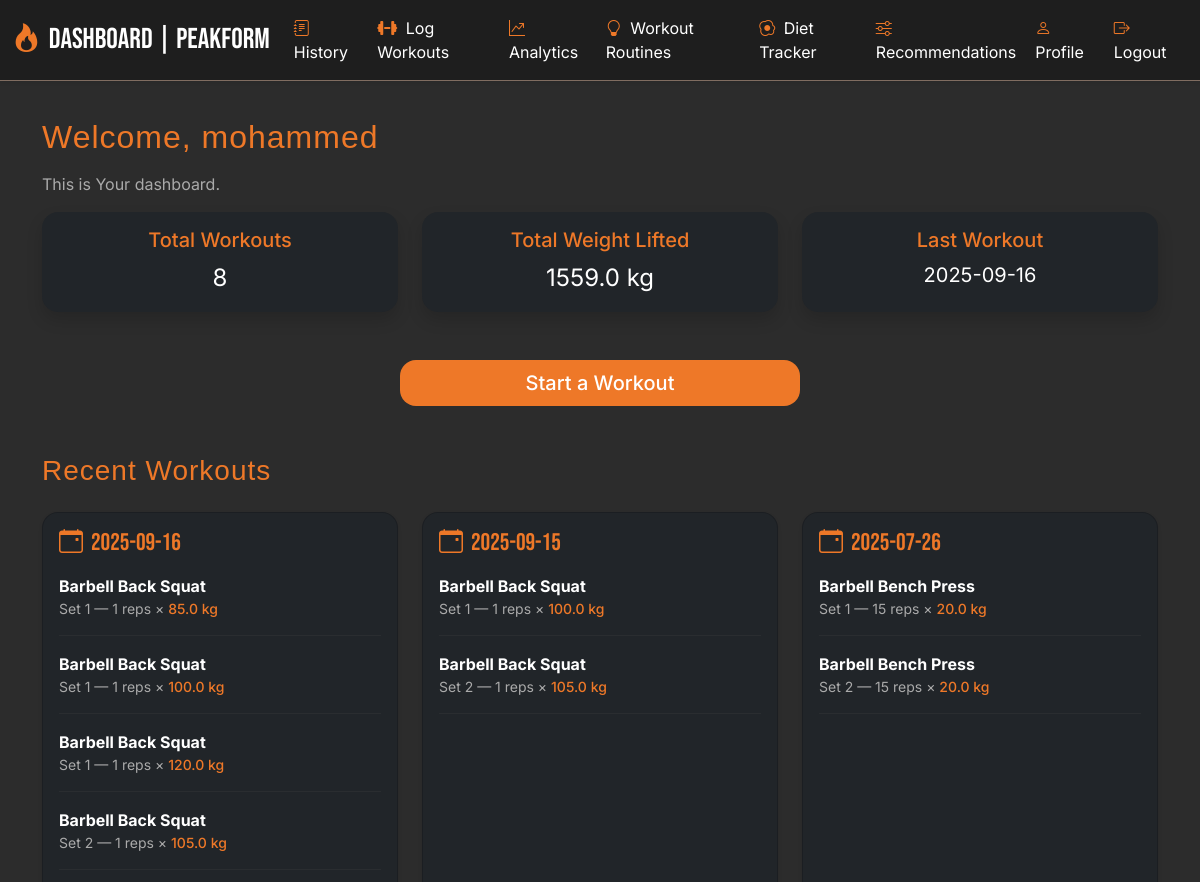
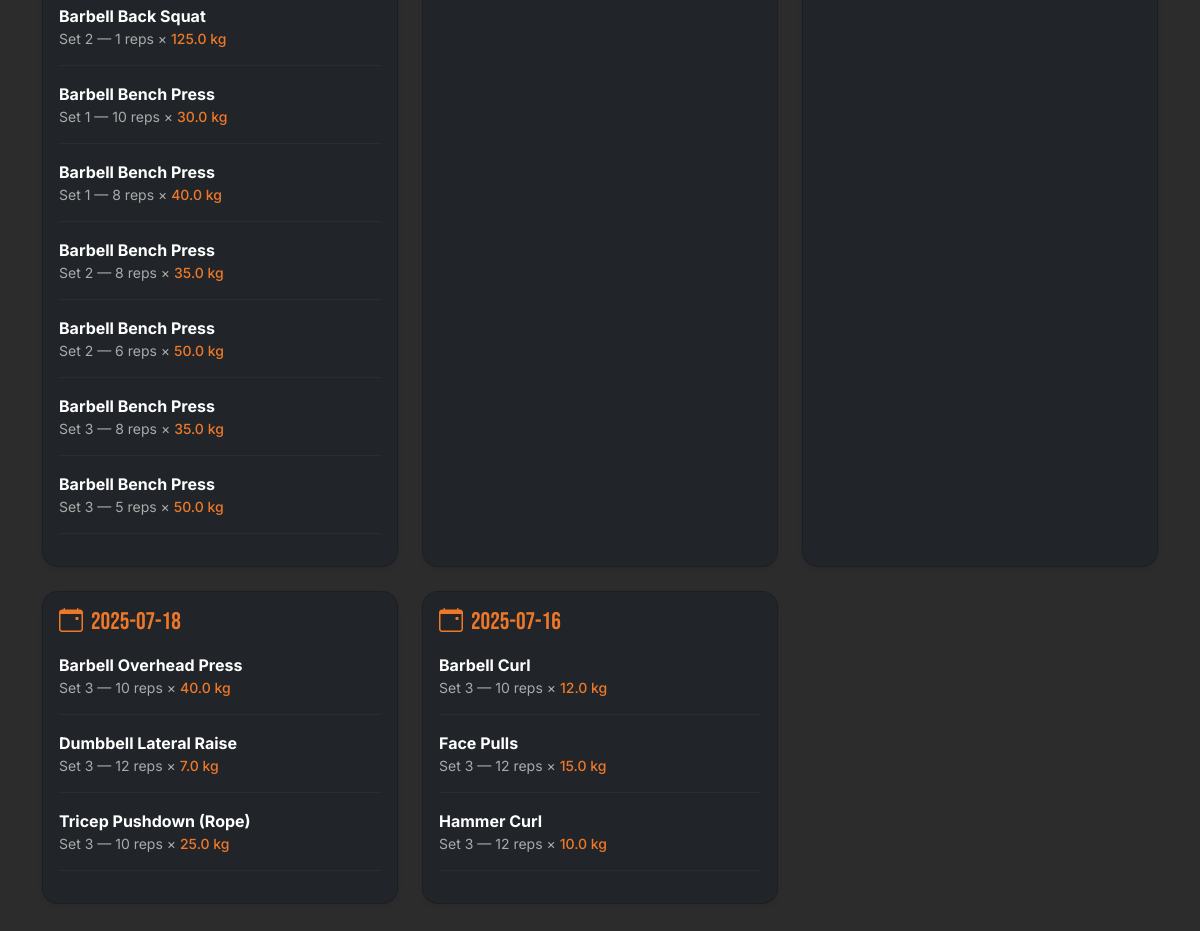
The app's page /dashboard (signed in) with its own data (2 pictures, top to bottom).
### tables this page shows
CREATE TABLE "workouts" (
    id INTEGER PRIMARY KEY AUTOINCREMENT,
    user_id INTEGER,
    date TEXT NOT NULL,
    exercise_id INTEGER NOT NULL,
    set_number INTEGER NOT NULL,
    reps INTEGER NOT NULL,
    weight REAL,
    notes TEXT,
    FOREIGN KEY (user_id) REFERENCES users(id),
    FOREIGN KEY (exercise_id) REFERENCES exercises(id)
);

CREATE TABLE "exercises" (
	"id"	INTEGER,
	"name"	TEXT NOT NULL UNIQUE,
	"muscle_group"	TEXT NOT NULL,
	"equipment"	TEXT,
	"type"	TEXT,
	"difficulty"	TEXT,
	"primary_muscle"	TEXT,
	PRIMARY KEY("id" AUTOINCREMENT)
);

### app.py (the view)
@app.route('/dashboard')
def dashboard():
    if 'user' not in session:
        return redirect('/login')
    username = session['user']
    user_id = session['user_id']
    conn = sqlite3.connect('workout_tracker.db')
    c = conn.cursor()
    c.execute('''SELECT COUNT(DISTINCT date), COALESCE (SUM(weight), 0), MAX(date)
              FROM workouts WHERE user_id = ?''', (user_id,))
    summary = c.fetchone()
    c.execute('''SELECT DISTINCT date FROM workouts
              WHERE user_id = ? ORDER BY date DESC LIMIT 5''', (user_id,))
    recent_dates = [row[0] for row in c.fetchall()]
    recent_workouts = {}
    for date in recent_dates:
        c.execute('''SELECT e.name, w.set_number, w.reps, w.weight
                  FROM workouts w
                  JOIN exercises e ON w.exercise_id = e.id
                  WHERE w.user_id = ? AND w.date = ?
                  ORDER BY e.name, w.set_number''', (user_id, date))
        recent_workouts[date] = c.fetchall()
    conn.close()
    return render_template('dashboard.html', username=username, recent_workouts=recent_workouts, summary=summary)

### templates/dashboard.html
{% extends "base.html" %}
{% block content %}
    <div class="container my-5">
        <h2 class="mb-3" style="font-family: 'Helvetica', sans-serif;">Welcome, {{ username }}</h2>
        <p class="text-muted">This is Your dashboard.</p>
        <div class="row mb-5" g-3>
            <div class="col-md-4 col-sm-12">
                <div class="card bg-dark text-white border-0 shadow rounded-4 h-100">
                    <div class="card-body text-center">
                        <h5 class="card-title" style="color: var(--primary);">Total Workouts</h5>
                        <p class="card-text fs-4">{{ summary[0] or 0 }}</p>
                    </div>
                </div>
            </div>
            <div class="col-md-4 col-sm-12">
                <div class="card bg-dark text-white border-0 shadow rounded-4 h-100">
                    <div class="card-body text-center">
                        <h5 class="card-title" style="color: var(--primary);">Total Weight Lifted</h5>
                        <p class="card-text fs-4">{{ summary[1] or 0 }} kg</p>
                    </div>
                </div>
            </div>
            <div class="col-md-4 col-sm-12">
                <div class="card bg-dark text-white border-0 shadow rounded-4 h-100">
                    <div class="card-body text-center">
                        <h5 class="card-title" style="color: var(--primary)">Last Workout</h5>
                        <p class="card-text fs-5">{{ summary[2] or 'N/A' }}</p>
                    </div>
                </div>
            </div>
        </div>
        <div class="text-center my-4">
            <a href="/log_workout" class="btn btn-primary btn-lg w-100" style="max-width: 400px; border-radius: 1rem; font-weight: 500;">
                Start a Workout
            </a>
        </div>
    <h3 class="mt-5 mb-4" style="font-family: 'Helvetica', sans-serif;">Recent Workouts</h3>
    {% if recent_workouts %}
    <div class="row g-4">
        {% for date, workouts in recent_workouts.items() %}
        <div class="col-md-6 col-lg-4">
            <div class="card bg-dark text-white shadow-sm rounded-4 h-100">
                <div class="card-body">
                <h5 class="mb-3" style="color: var(--primary); font-family: 'Bebas Neue', sans-serif; font-size: 1.5rem;">
                    <i class="bi bi-calendar-event me-2" style="color: var(--primary);"></i>{{ date }}
                </h5>
                {% for ex in workouts %}
                <div class="mb-2">
                    <strong>{{ ex[0] }}</strong>
                    <div class="small text-muted">Set {{ ex[1] }} — {{ ex[2] }} reps × <span style="color: var(--primary); font-weight: 500;">{{ ex[3] }} kg</span></div>
                </div>
                <hr style="border-color: #444;" />
                {% endfor %}
                </div>
            </div>
        </div>
        {% endfor %}
    </div>
    {% else %}
    <p class="text-muted">No recent workouts. Start training!</p>
    {% endif %}
{% endblock %}

### static/style.css (style rules this page uses)
.card { background-color: var(--light-dark); border-radius: 1rem; }
* { box-sizing: border-box; }
:root { --primary: #EE7828; --dark: #2c2c2c; --grey: #806d61; --light-dark: #1e1e1e; }
body { background-color: var(--dark); color: white; font-family: 'Inter', sans-serif; min-height: 100vh; }
a { color: var(--primary) }
h1, h2, h3 { font-family: 'Helvetica', sans-serif; letter-spacing: 1px; color: var(--primary); }
.btn-primary { background-color: var(--primary); border: none; transition: 0.3s ease-in-out; }
.text-muted { color: #aaa !important; }

### records on screen
workouts: name "Barbell Back Squat", set_number "1", reps "1", weight "85.0"
workouts: name "Barbell Back Squat", set_number "1", reps "1", weight "100.0"
workouts: name "Barbell Back Squat", set_number "1", reps "1", weight "120.0"
workouts: name "Barbell Back Squat", set_number "2", reps "1", weight "105.0"
workouts: name "Barbell Back Squat", set_number "2", reps "1", weight "125.0"
workouts: name "Barbell Bench Press", set_number "1", reps "10", weight "30.0"
workouts: name "Barbell Bench Press", set_number "1", reps "8", weight "40.0"
workouts: name "Barbell Bench Press", set_number "2", reps "8", weight "35.0"
workouts: name "Barbell Bench Press", set_number "2", reps "6", weight "50.0"
workouts: name "Barbell Bench Press", set_number "3", reps "8", weight "35.0"
workouts: name "Barbell Bench Press", set_number "3", reps "5", weight "50.0"
workouts: name "Barbell Back Squat", set_number "1", reps "1", weight "100.0"
workouts: name "Barbell Back Squat", set_number "2", reps "1", weight "105.0"
workouts: name "Barbell Bench Press", set_number "1", reps "15", weight "20.0"
workouts: name "Barbell Bench Press", set_number "2", reps "15", weight "20.0"
workouts: name "Barbell Overhead Press", set_number "3", reps "10", weight "40.0"
workouts: name "Dumbbell Lateral Raise", set_number "3", reps "12", weight "7.0"
workouts: name "Tricep Pushdown (Rope)", set_number "3", reps "10", weight "25.0"
workouts: name "Barbell Curl", set_number "3", reps "10", weight "12.0"
workouts: name "Face Pulls", set_number "3", reps "12", weight "15.0"
workouts: name "Hammer Curl", set_number "3", reps "12", weight "10.0"

### other values on screen
{{ username }} "mohammed"
{{ summary[0] or 0 }} "8"
{{ summary[1] or 0 }} "1559.0"
{{ summary[2] or 'N/A' }} "2025-09-16"
{{ date }} "2025-09-16" "2025-09-15" "2025-07-26" "2025-07-18" "2025-07-16"
